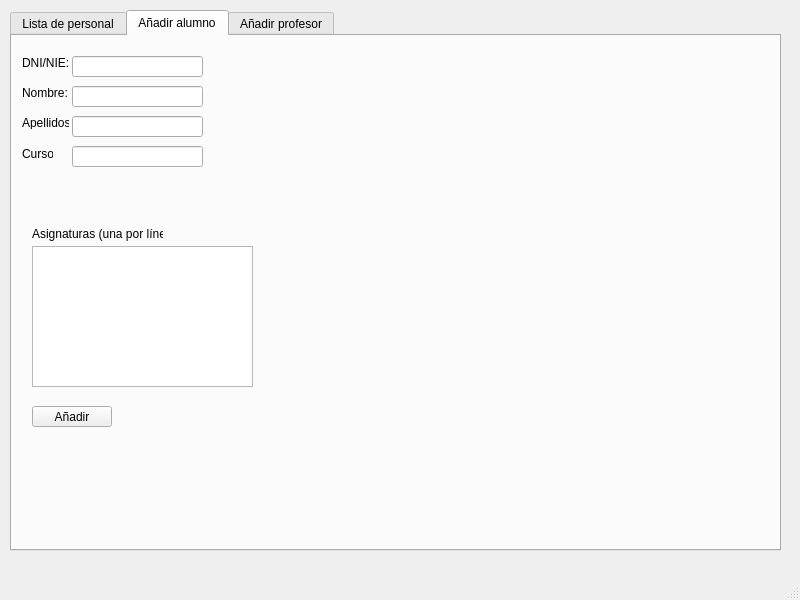
<?xml version="1.0" encoding="UTF-8"?>
<ui version="4.0">
 <class>MainWindow</class>
 <widget class="QMainWindow" name="MainWindow">
  <property name="geometry">
   <rect>
    <x>0</x>
    <y>0</y>
    <width>800</width>
    <height>600</height>
   </rect>
  </property>
  <property name="windowTitle">
   <string>MainWindow</string>
  </property>
  <widget class="QWidget" name="centralwidget">
   <widget class="QTabWidget" name="tabWidget">
    <property name="geometry">
     <rect>
      <x>10</x>
      <y>10</y>
      <width>771</width>
      <height>541</height>
     </rect>
    </property>
    <property name="currentIndex">
     <number>1</number>
    </property>
    <widget class="QWidget" name="tab">
     <attribute name="title">
      <string>Lista de personal</string>
     </attribute>
     <widget class="QListWidget" name="listWidget_personal">
      <property name="geometry">
       <rect>
        <x>10</x>
        <y>10</y>
        <width>741</width>
        <height>201</height>
       </rect>
      </property>
     </widget>
     <widget class="QPlainTextEdit" name="plainTextEdit_detalles">
      <property name="geometry">
       <rect>
        <x>10</x>
        <y>220</y>
        <width>741</width>
        <height>281</height>
       </rect>
      </property>
     </widget>
    </widget>
    <widget class="QWidget" name="tab_2">
     <attribute name="title">
      <string>Añadir alumno</string>
     </attribute>
     <widget class="QLineEdit" name="lineEdit_NI">
      <property name="geometry">
       <rect>
        <x>60</x>
        <y>20</y>
        <width>131</width>
        <height>21</height>
       </rect>
      </property>
     </widget>
     <widget class="QLabel" name="label">
      <property name="geometry">
       <rect>
        <x>10</x>
        <y>20</y>
        <width>47</width>
        <height>13</height>
       </rect>
      </property>
      <property name="text">
       <string>DNI/NIE:</string>
      </property>
     </widget>
     <widget class="QLabel" name="label_2">
      <property name="geometry">
       <rect>
        <x>10</x>
        <y>50</y>
        <width>47</width>
        <height>13</height>
       </rect>
      </property>
      <property name="text">
       <string>Nombre:</string>
      </property>
     </widget>
     <widget class="QLabel" name="label_3">
      <property name="geometry">
       <rect>
        <x>10</x>
        <y>80</y>
        <width>47</width>
        <height>13</height>
       </rect>
      </property>
      <property name="text">
       <string>Apellidos:</string>
      </property>
     </widget>
     <widget class="QLabel" name="label_4">
      <property name="geometry">
       <rect>
        <x>10</x>
        <y>110</y>
        <width>31</width>
        <height>16</height>
       </rect>
      </property>
      <property name="text">
       <string>Curso:</string>
      </property>
     </widget>
     <widget class="QLineEdit" name="lineEdit_Nombre">
      <property name="geometry">
       <rect>
        <x>60</x>
        <y>50</y>
        <width>131</width>
        <height>21</height>
       </rect>
      </property>
     </widget>
     <widget class="QLineEdit" name="lineEdit_Apellidos">
      <property name="geometry">
       <rect>
        <x>60</x>
        <y>80</y>
        <width>131</width>
        <height>21</height>
       </rect>
      </property>
     </widget>
     <widget class="QLineEdit" name="lineEdit_Curso">
      <property name="geometry">
       <rect>
        <x>60</x>
        <y>110</y>
        <width>131</width>
        <height>21</height>
       </rect>
      </property>
     </widget>
     <widget class="QPlainTextEdit" name="plainTextEdit_Asignaturas">
      <property name="geometry">
       <rect>
        <x>20</x>
        <y>210</y>
        <width>221</width>
        <height>141</height>
       </rect>
      </property>
     </widget>
     <widget class="QLabel" name="label_5">
      <property name="geometry">
       <rect>
        <x>20</x>
        <y>190</y>
        <width>131</width>
        <height>16</height>
       </rect>
      </property>
      <property name="text">
       <string>Asignaturas (una por línea)</string>
      </property>
     </widget>
     <widget class="QPushButton" name="pushButton_AnyadirAlumno">
      <property name="geometry">
       <rect>
        <x>20</x>
        <y>370</y>
        <width>80</width>
        <height>21</height>
       </rect>
      </property>
      <property name="text">
       <string>Añadir</string>
      </property>
     </widget>
    </widget>
    <widget class="QWidget" name="tab_3">
     <attribute name="title">
      <string>Añadir profesor</string>
     </attribute>
    </widget>
   </widget>
  </widget>
  <widget class="QMenuBar" name="menubar">
   <property name="geometry">
    <rect>
     <x>0</x>
     <y>0</y>
     <width>800</width>
     <height>20</height>
    </rect>
   </property>
  </widget>
  <widget class="QStatusBar" name="statusbar"/>
 </widget>
 <resources/>
 <connections/>
</ui>
